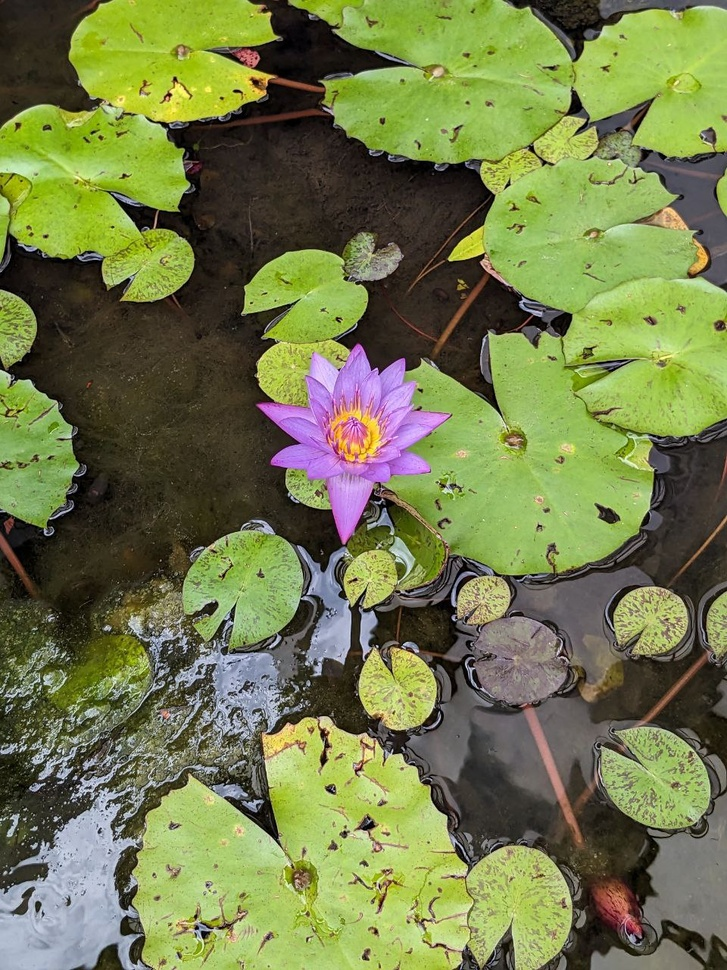
#> input picture backend/image_processing/photo1.jpg, 727 x 970 px, shrunk from 960 x 1280 before the run
$ python -i imageEnhance.py   (imports and definitions only)   (older library calls are emulated)
#> lines starting #> are read from the running program, lines starting #| are printed output that depends on the picture
#> further down, picture is the input picture: shape (970, 727, 3); mean B, G, R 75.4, 123.7, 115
import numpy as np
import cv2

def getImage(img):
    cv2.GaussianBlur(img, (3, 3), 0)
    #Convert image to grayscale
    gray = cv2.cvtColor(img, cv2.COLOR_BGR2GRAY)
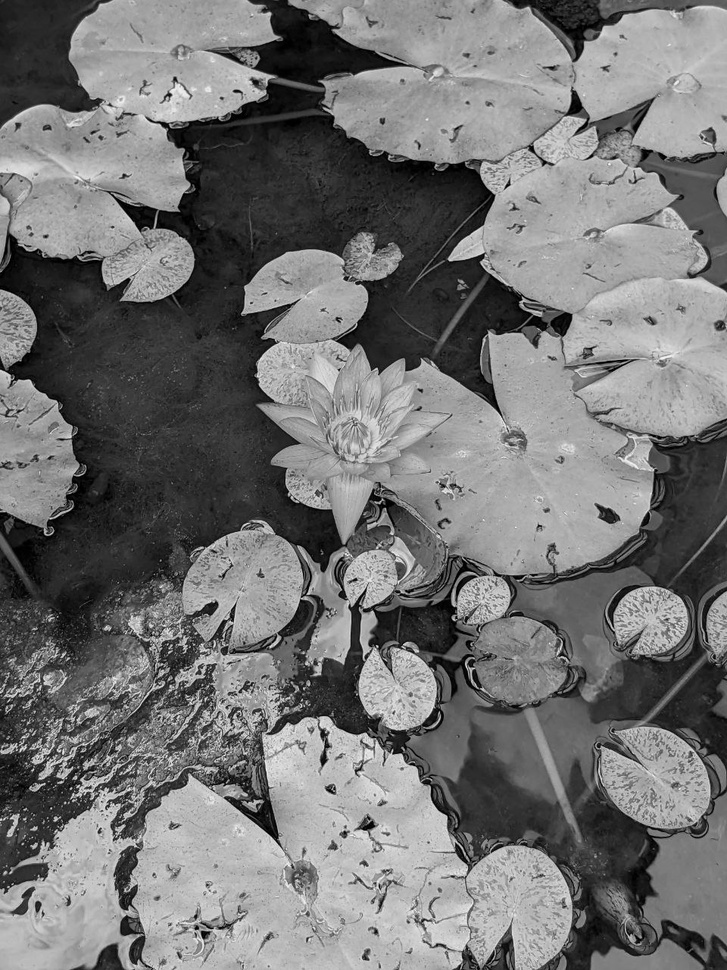
#> gray: shape (970, 727); min 0, max 253, mean 115.6
    #Apply Sobel method to the grayscale image
    grad_x = cv2.Sobel(gray, cv2.CV_16S, 1, 0, ksize=3, scale=1,
    delta=0, borderType=cv2.BORDER_DEFAULT) #Horizontal Sobel
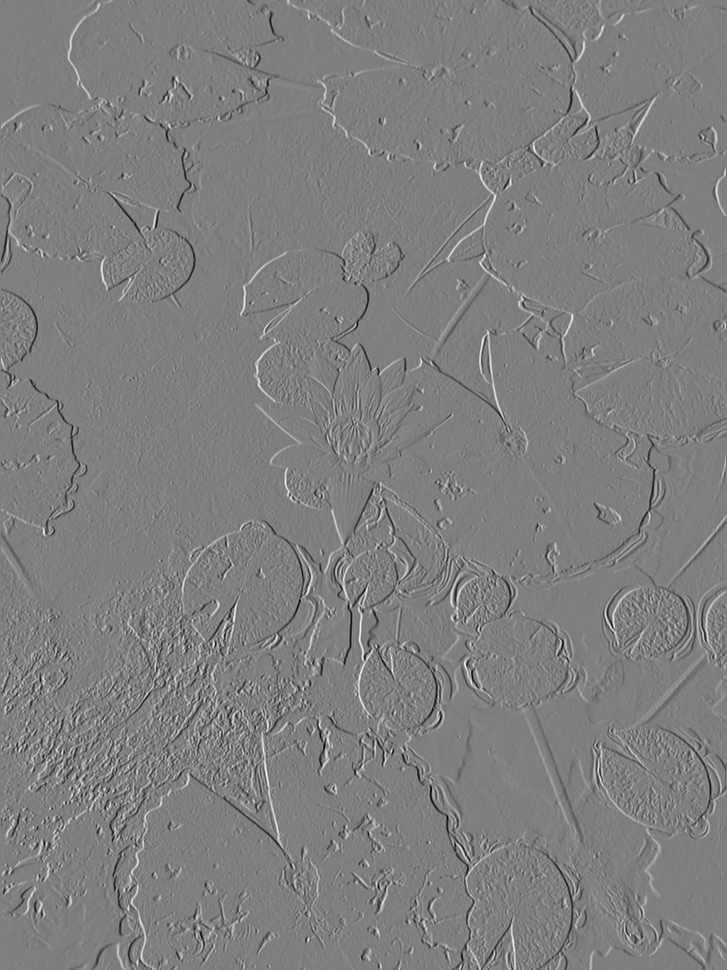
#> grad_x: shape (970, 727) int16; min -840, max 844, mean 0.2; drawn with min black and max white

    grad_y = cv2.Sobel(gray, cv2.CV_16S, 0, 1, ksize=3, scale=1,
    delta=0, borderType=cv2.BORDER_DEFAULT) #Vertical Sobel
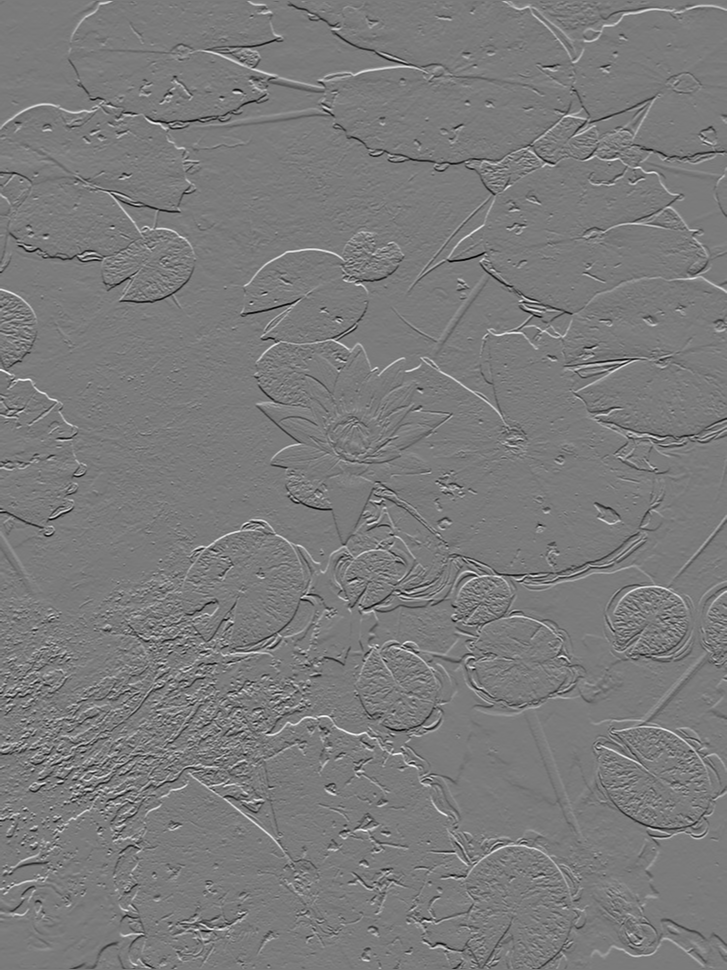
#> grad_y: shape (970, 727) int16; min -802, max 856, mean 0.3; drawn with min black and max white

    abs_grad_x = cv2.convertScaleAbs(grad_x)
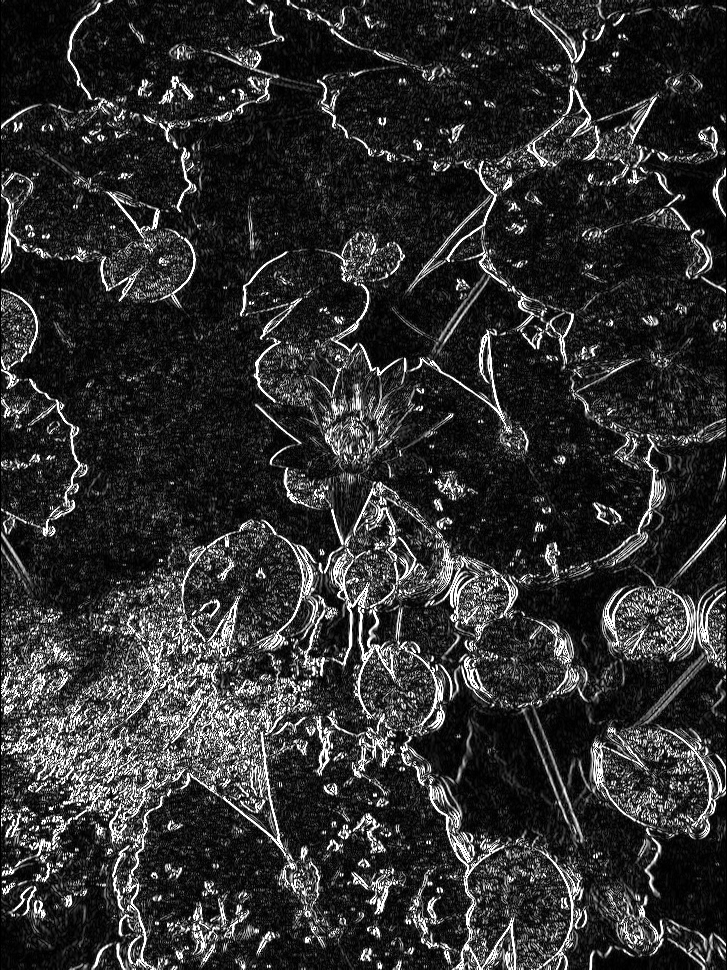
#> abs_grad_x: shape (970, 727); min 0, max 255, mean 47.3
    abs_grad_y = cv2.convertScaleAbs(grad_y)
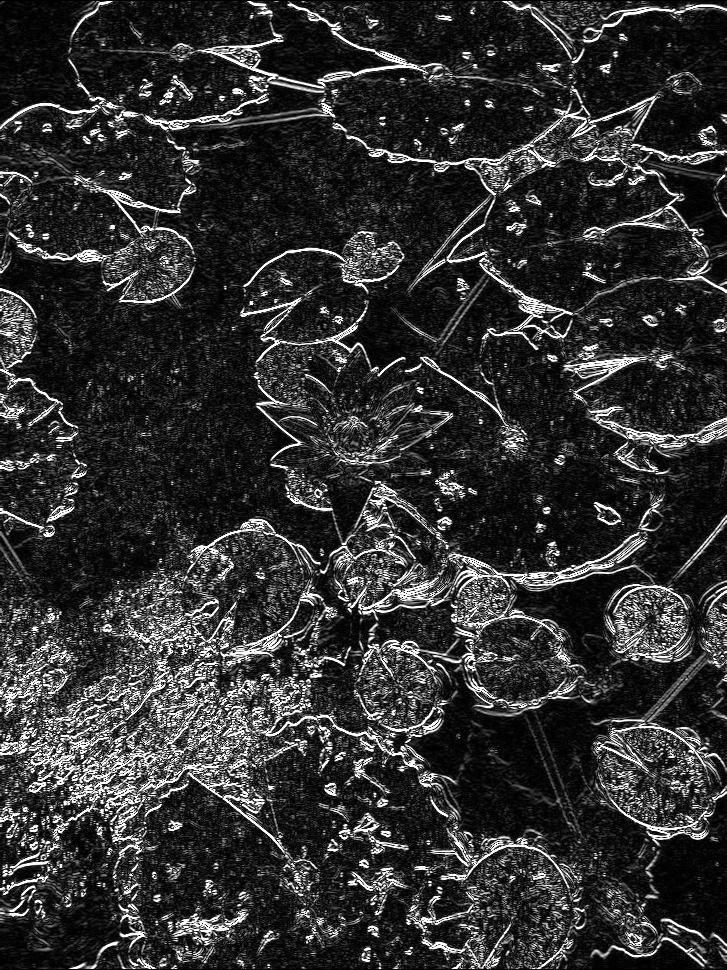
#> abs_grad_y: shape (970, 727); min 0, max 255, mean 49.9
    grad = cv2.addWeighted(abs_grad_x, 0.5, abs_grad_y, 0.5, 0)
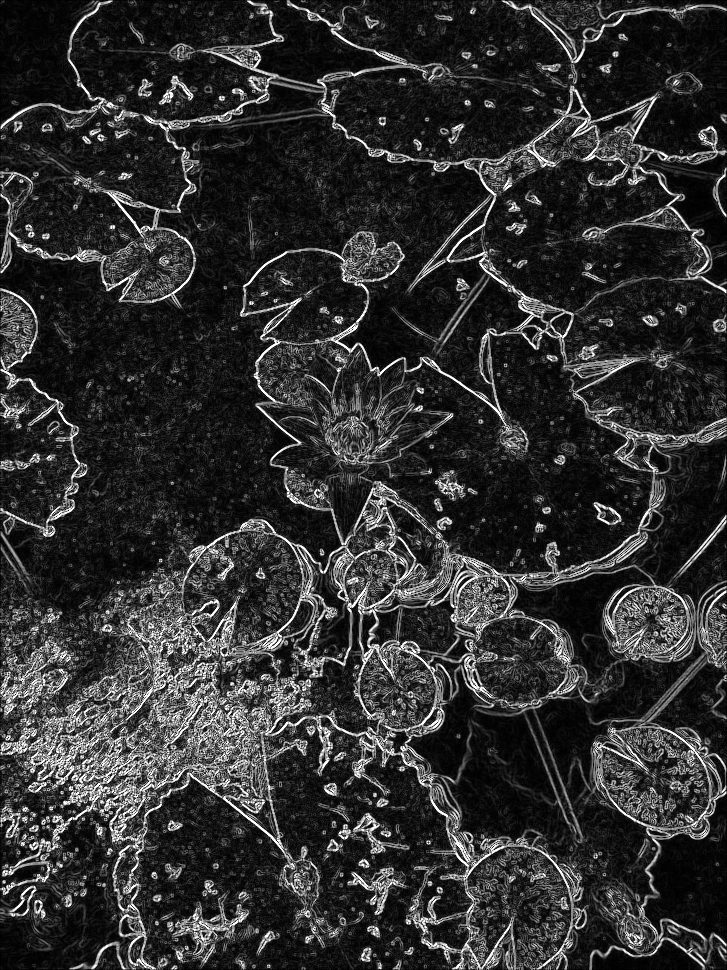
#> grad: shape (970, 727); min 0, max 255, mean 48.6

    return grad

>>> import cv2
>>> picture = cv2.imread('photo1.jpg')
>>> result = getImage(picture)
